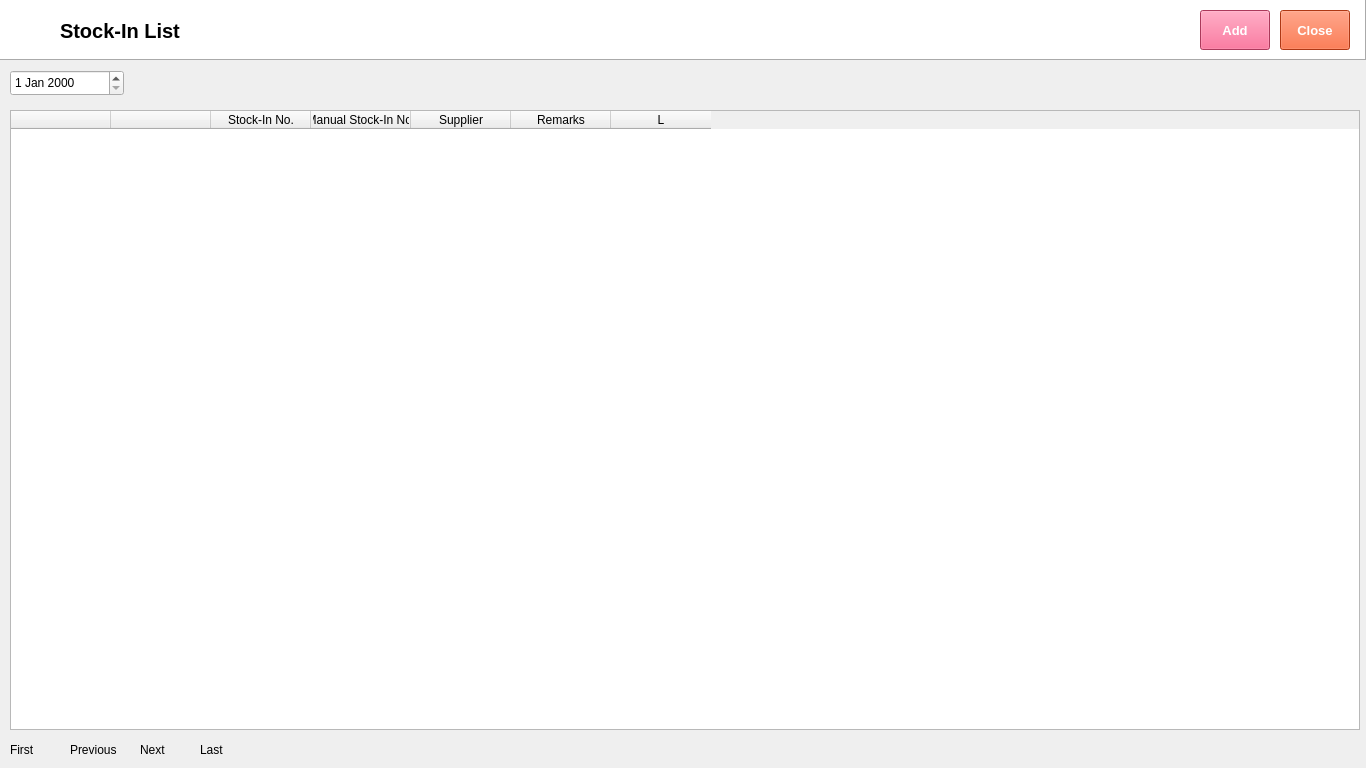
<?xml version="1.0" encoding="UTF-8"?>
<ui version="4.0">
 <class>Form</class>
 <widget class="QWidget" name="Form">
  <property name="geometry">
   <rect>
    <x>0</x>
    <y>0</y>
    <width>1366</width>
    <height>768</height>
   </rect>
  </property>
  <property name="font">
   <font>
    <family>Segoe UI</family>
    <pointsize>9</pointsize>
   </font>
  </property>
  <property name="windowTitle">
   <string>Form</string>
  </property>
  <widget class="QFrame" name="frame">
   <property name="geometry">
    <rect>
     <x>0</x>
     <y>0</y>
     <width>1366</width>
     <height>60</height>
    </rect>
   </property>
   <property name="autoFillBackground">
    <bool>false</bool>
   </property>
   <property name="styleSheet">
    <string notr="true">background-color: rgb(255, 255, 255);</string>
   </property>
   <property name="frameShape">
    <enum>QFrame::Panel</enum>
   </property>
   <property name="frameShadow">
    <enum>QFrame::Raised</enum>
   </property>
   <widget class="QLabel" name="label">
    <property name="geometry">
     <rect>
      <x>10</x>
      <y>10</y>
      <width>38</width>
      <height>32</height>
     </rect>
    </property>
    <property name="text">
     <string/>
    </property>
    <property name="pixmap">
     <pixmap>../../python-pos/img/Disbursement.png</pixmap>
    </property>
    <property name="scaledContents">
     <bool>true</bool>
    </property>
   </widget>
   <widget class="QLabel" name="label_2">
    <property name="geometry">
     <rect>
      <x>60</x>
      <y>10</y>
      <width>161</width>
      <height>41</height>
     </rect>
    </property>
    <property name="font">
     <font>
      <family>Segoe UI</family>
      <pointsize>15</pointsize>
      <weight>75</weight>
      <bold>true</bold>
     </font>
    </property>
    <property name="text">
     <string>Stock-In List</string>
    </property>
    <property name="textFormat">
     <enum>Qt::PlainText</enum>
    </property>
   </widget>
   <widget class="QPushButton" name="pushButton">
    <property name="geometry">
     <rect>
      <x>1200</x>
      <y>10</y>
      <width>70</width>
      <height>40</height>
     </rect>
    </property>
    <property name="font">
     <font>
      <family>Segoe UI</family>
      <pointsize>10</pointsize>
      <weight>75</weight>
      <bold>true</bold>
     </font>
    </property>
    <property name="autoFillBackground">
     <bool>false</bool>
    </property>
    <property name="styleSheet">
     <string notr="true">background-color: rgb(240, 80, 128);
color: rgb(255, 255, 255);</string>
    </property>
    <property name="text">
     <string>Add</string>
    </property>
   </widget>
   <widget class="QPushButton" name="pushButton_2">
    <property name="geometry">
     <rect>
      <x>1280</x>
      <y>10</y>
      <width>70</width>
      <height>40</height>
     </rect>
    </property>
    <property name="font">
     <font>
      <family>Segoe UI</family>
      <pointsize>10</pointsize>
      <weight>75</weight>
      <bold>true</bold>
     </font>
    </property>
    <property name="styleSheet">
     <string notr="true">background-color: rgb(243, 79, 28);
color: rgb(255, 255, 255);</string>
    </property>
    <property name="text">
     <string>Close</string>
    </property>
    <property name="flat">
     <bool>false</bool>
    </property>
   </widget>
  </widget>
  <widget class="QDateEdit" name="dateEdit">
   <property name="geometry">
    <rect>
     <x>10</x>
     <y>70</y>
     <width>114</width>
     <height>26</height>
    </rect>
   </property>
  </widget>
  <widget class="QTableWidget" name="tableWidget">
   <property name="geometry">
    <rect>
     <x>10</x>
     <y>110</y>
     <width>1350</width>
     <height>620</height>
    </rect>
   </property>
   <column>
    <property name="text">
     <string/>
    </property>
   </column>
   <column>
    <property name="text">
     <string/>
    </property>
   </column>
   <column>
    <property name="text">
     <string>Stock-In No.</string>
    </property>
   </column>
   <column>
    <property name="text">
     <string>Manual Stock-In No.</string>
    </property>
   </column>
   <column>
    <property name="text">
     <string>Supplier</string>
    </property>
   </column>
   <column>
    <property name="text">
     <string>Remarks</string>
    </property>
   </column>
   <column>
    <property name="text">
     <string>L</string>
    </property>
   </column>
  </widget>
  <widget class="QLabel" name="label_3">
   <property name="geometry">
    <rect>
     <x>10</x>
     <y>740</y>
     <width>47</width>
     <height>20</height>
    </rect>
   </property>
   <property name="font">
    <font>
     <family>Segoe UI</family>
     <pointsize>9</pointsize>
    </font>
   </property>
   <property name="text">
    <string>First</string>
   </property>
  </widget>
  <widget class="QLabel" name="label_4">
   <property name="geometry">
    <rect>
     <x>70</x>
     <y>740</y>
     <width>47</width>
     <height>20</height>
    </rect>
   </property>
   <property name="font">
    <font>
     <family>Segoe UI</family>
     <pointsize>9</pointsize>
    </font>
   </property>
   <property name="text">
    <string>Previous</string>
   </property>
  </widget>
  <widget class="QLabel" name="label_5">
   <property name="geometry">
    <rect>
     <x>140</x>
     <y>740</y>
     <width>47</width>
     <height>20</height>
    </rect>
   </property>
   <property name="font">
    <font>
     <family>Segoe UI</family>
     <pointsize>9</pointsize>
    </font>
   </property>
   <property name="text">
    <string>Next</string>
   </property>
  </widget>
  <widget class="QLabel" name="label_6">
   <property name="geometry">
    <rect>
     <x>200</x>
     <y>740</y>
     <width>47</width>
     <height>20</height>
    </rect>
   </property>
   <property name="font">
    <font>
     <family>Segoe UI</family>
     <pointsize>9</pointsize>
    </font>
   </property>
   <property name="text">
    <string>Last</string>
   </property>
  </widget>
 </widget>
 <resources/>
 <connections/>
</ui>
